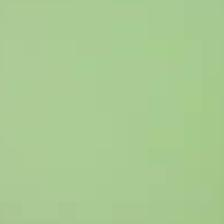
#> input picture uploads/esp32-cam.jpg, 224 x 224 px; its folder holds only this picture in this run
$ python coba.py
#> lines starting #> are read from the running program, lines starting #| are printed output that depends on the picture
import cv2
import numpy as np
import os
import pandas as pd

class ImageProcessing:
    def extract_color_features(self, image_np):
        r, g, b = cv2.split(image_np)
        avg_r = np.mean(r)
        avg_g = np.mean(g)
        avg_b = np.mean(b)
        return [avg_r, avg_g, avg_b]

    def extract_color_hsv(self, image_np):
        hsv_image = cv2.cvtColor(image_np, cv2.COLOR_BGR2HSV)
        H, S, V = hsv_image[:, :, 0], hsv_image[:, :, 1], hsv_image[:, :, 2]
        return [np.mean(H), np.mean(S), np.mean(V)]

    def process_images_in_folder(self, folder_path, excel_file):
#> called with folder_path = 'uploads', excel_file = 'output_colors.xlsx'
        data = []
        for filename in os.listdir(folder_path):
            if filename.endswith(('.jpg', '.jpeg', '.png')):  # Tambahkan format gambar yang diinginkan
                image_path = os.path.join(folder_path, filename)
                image_np = cv2.imread(image_path)
#> image_np is the input picture: shape (224, 224, 3); mean B, G, R 146.7, 202.3, 169.3

                rgb_features = self.extract_color_features(image_np)
#> in extract_color_features, `r, g, b = cv2.split(image_np)`:
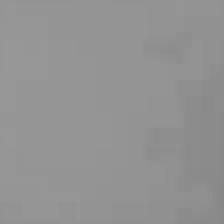
#> r: shape (224, 224); min 135, max 152, mean 146.7
#> in extract_color_features, `r, g, b = cv2.split(image_np)`:
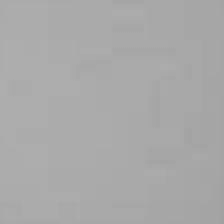
#> b: shape (224, 224); min 161, max 174, mean 169.3
#> in extract_color_features, `avg_r = np.mean(r)`: avg_r = 146.7
#> in extract_color_features, `avg_g = np.mean(g)`: avg_g = 202.3
#> in extract_color_features, `avg_b = np.mean(b)`: avg_b = 169.3
#> rgb_features = [146.7, 202.3, 169.3]
                hsv_features = self.extract_color_hsv(image_np)
#> in extract_color_hsv, `hsv_image = cv2.cvtColor(image_np, cv2.COLOR_BGR2HSV)`: hsv_image: shape (224, 224, 3); mean H, S, V 47.8, 70.1, 202.3
#> in extract_color_hsv, `H, S, V = hsv_image[:, :, 0], hsv_image[:, :, 1], hsv_image[:, :, 2]`:
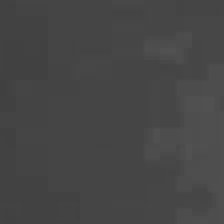
#> S: shape (224, 224); min 64, max 82, mean 70.1
#> hsv_features = [47.84, 70.09, 202.3]

                data.append([filename, *rgb_features, *hsv_features])

        # Membuat DataFrame dari data yang dikumpulkan
        df = pd.DataFrame(data, columns=['Filename', 'Avg_R', 'Avg_G', 'Avg_B', 'Avg_H', 'Avg_S', 'Avg_V'])
#> df = table of 1 rows and 7 columns

        # Menyimpan ke file Excel, jika file sudah ada, tambahkan ke bawahnya
        if os.path.exists(excel_file):
            df.to_excel(excel_file, index=False, header=False, startrow=pd.read_excel(excel_file).shape[0] + 1)
        else:
            df.to_excel(excel_file, index=False)

# Contoh penggunaan
folder_path = 'uploads'  # Ganti dengan path folder Anda
excel_file = 'output_colors.xlsx'  # Nama file Excel yang diinginkan

color_extractor = ImageProcessing()
color_extractor.process_images_in_folder(folder_path, excel_file)
